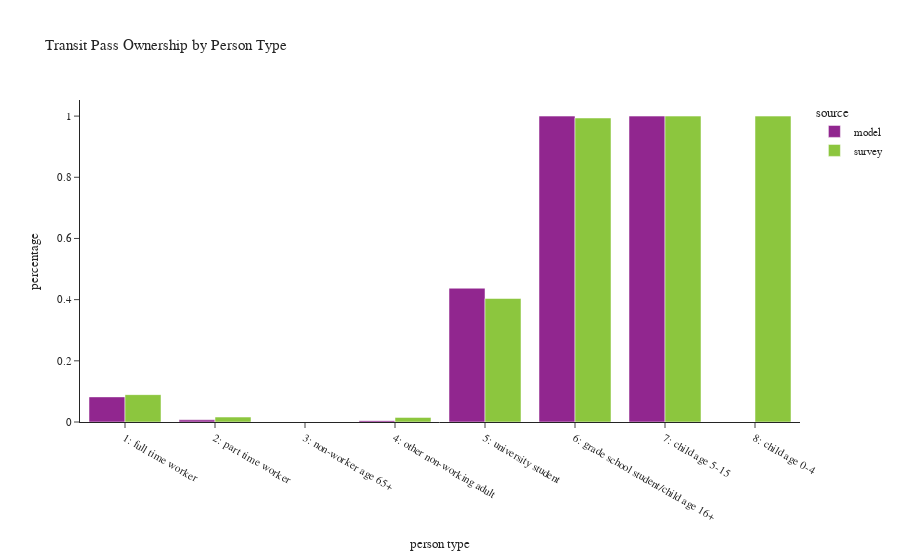

Notebook code for this chart:
### Code cell
plot_transit_pass(person, 'pptyp_label', 'Person Type', 'person type')

### Figure 1 — Plotly figure (JSON) as saved in the notebook; plotly's stock layout.template omitted (floating-point values rounded to 4 significant figures)
{"data": [{"alignmentgroup": "True", "customdata": [[150489], [2456], [112], [2504], [71015], [127563], [557103], [0]], "hovertemplate": "source=model<br>pptyp_label=%{x}<br>percentage=%{y}<br>sample count=%{customdata[0]}<extra></extra>", "legendgroup": "model", "marker": {"color": "#91268F", "pattern": {"shape": ""}}, "name": "model", "offsetgroup": "model", "orientation": "v", "showlegend": true, "textposition": "auto", "type": "bar", "x": ["1: full time worker", "2: part time worker", "3: non-worker age 65+", "4: other non-working adult", "5: university student", "6: grade school student/child age 16+", "7: child age 5-15", "8: child age 0-4"], "xaxis": "x", "y": [0.08209, 0.007038, 0.0002154, 0.004455, 0.4373, 1, 1, 0], "yaxis": "y"}, {"alignmentgroup": "True", "customdata": [[507], [23], [1], [17], [100], [115], [558], [279]], "hovertemplate": "source=survey<br>pptyp_label=%{x}<br>percentage=%{y}<br>sample count=%{customdata[0]}<extra></extra>", "legendgroup": "survey", "marker": {"color": "#8CC63E", "pattern": {"shape": ""}}, "name": "survey", "offsetgroup": "survey", "orientation": "v", "showlegend": true, "textposition": "auto", "type": "bar", "x": ["1: full time worker", "2: part time worker", "3: non-worker age 65+", "4: other non-working adult", "5: university student", "6: grade school student/child age 16+", "7: child age 5-15", "8: child age 0-4"], "xaxis": "x", "y": [0.08946, 0.01614, 8.893e-05, 0.01504, 0.4037, 0.9938, 1, 1], "yaxis": "y"}], "layout": {"barmode": "group", "legend": {"title": {"text": "source"}, "tracegroupgap": 0}, "title": {"text": "Transit Pass Ownership by Person Type"}, "xaxis": {"anchor": "y", "domain": [0, 1], "title": {"text": "person type"}}, "yaxis": {"anchor": "x", "domain": [0, 1], "title": {"text": "percentage"}}}}
